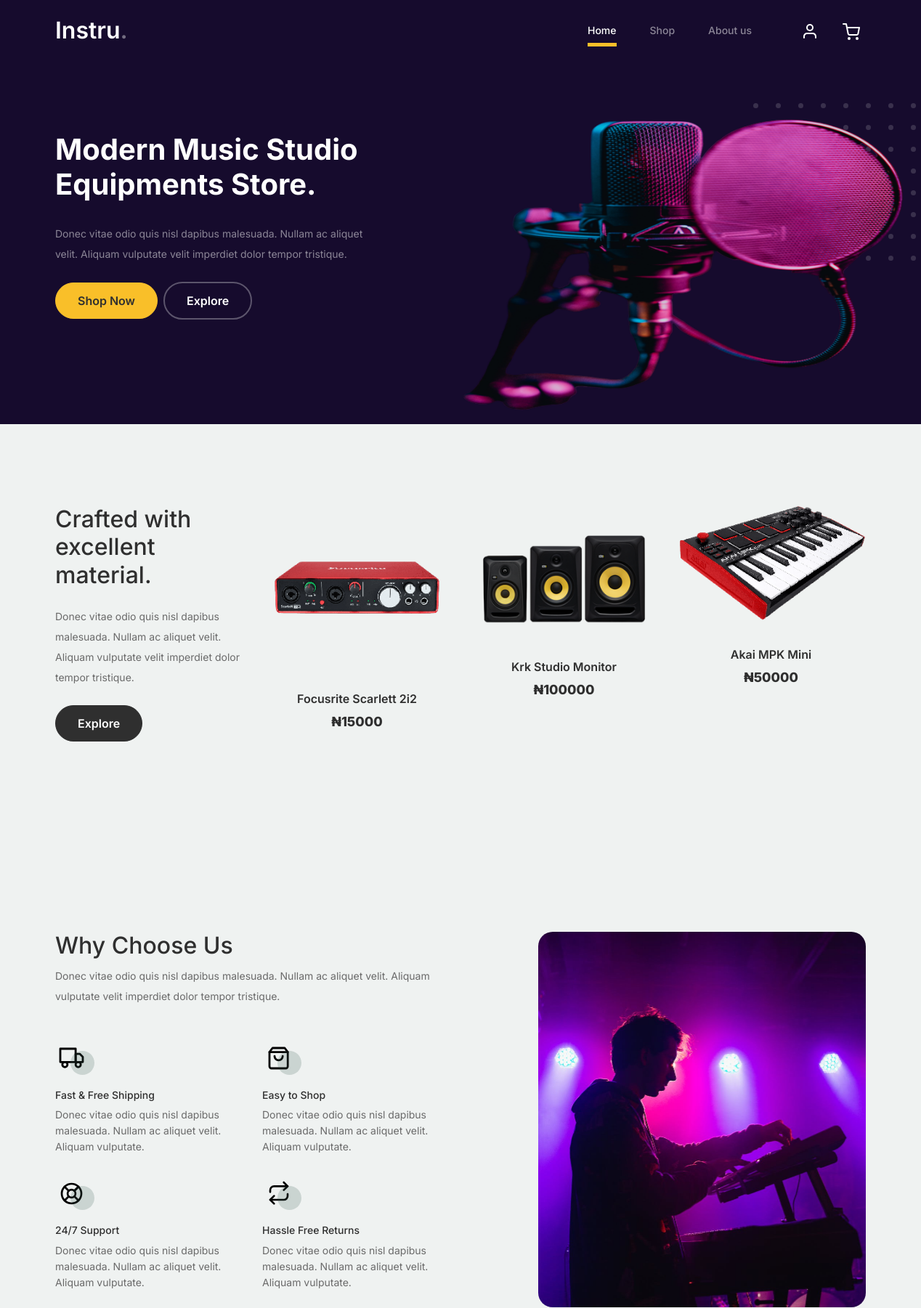
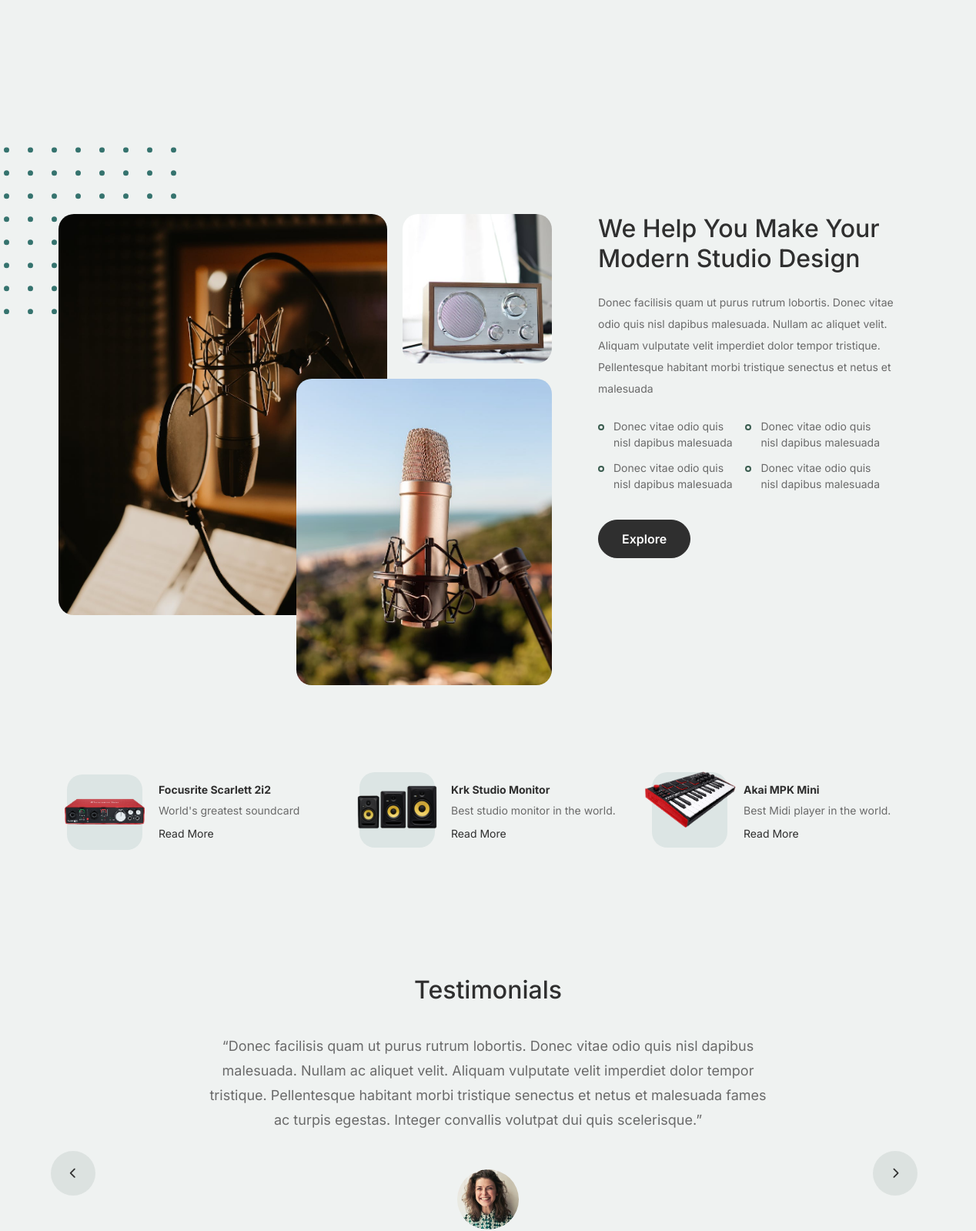
The page / (upper part) on the database its author committed (2 pictures, top to bottom).
### product/models.py (models this page shows, shortened)
class Product(models.Model):
    name = models.CharField(max_length=250)
    slug = models.SlugField()
    description = models.TextField(blank=True, null=True)
    price = models.IntegerField()
    created_at = models.DateTimeField(auto_now_add=True)
    image = models.ImageField(upload_to='uploads/', blank=True, null=True)
    thumbnail = models.ImageField(upload_to='uploads/', blank=True, null=True)
    class Meta:
        ordering = ('-created_at',)
    def get_thumbnail(self):
        if self.thumbnail:
            return self.thumbnail.url

### core/views.py (the view)
# urls.py: path('', views.index, name='index'),
def index(request):
    products = Product.objects.all()[0:10]
    return render(request, 'core/index.html', {'products': products})

### cart/cart.py (called while the page is built)
    def __len__(self):
        return sum(item['quantity'] for item in self.cart.values())

### cart/context_processors.py (called while the page is built)
def cart(request):
    return {'cart': Cart(request)}

### templates/core/index.html (shortened to what this page needs)
{% extends "base.html" %}
{% load static %}
{% block content %}
		<div class="product-section">
			<div class="container">
				<div class="row">
					<div class="col-md-12 col-lg-3 mb-5 mb-lg-0">
						<h2 class="mb-4 section-title">Crafted with excellent material.</h2>
						<p class="mb-4">Donec vitae odio quis nisl dapibus malesuada. Nullam ac aliquet velit. Aliquam vulputate velit imperdiet dolor tempor tristique. </p>
						<p><a href="shop.html" class="btn">Explore</a></p>
					</div>
					{% for product in products %}
						<div class="col-12 col-md-4 col-lg-3 mb-5 mb-md-0">
							<a class="product-item" href="{% url 'add_to_cart' product.id %}">
								<img src="{{ product.get_thumbnail }}" class="img-fluid product-thumbnail">
								<h3 class="product-title">{{ product.name }}</h3>
								<strong class="product-price">&#8358;{{ product.price }}</strong>
							</a>
						</div>
					{% endfor %}
				</div>
			</div>
		</div>
		<div class="why-choose-section">
			<div class="container">
				<div class="row justify-content-between">
					<div class="col-lg-6">
						<h2 class="section-title">Why Choose Us</h2>
						<p>Donec vitae odio quis nisl dapibus malesuada. Nullam ac aliquet velit. Aliquam vulputate velit imperdiet dolor tempor tristique.</p>
						<div class="row my-5">
							<div class="col-6 col-md-6">
								<div class="feature">
									<div class="icon">
										<img src="{% static 'images/truck.svg' %}" alt="Image" class="imf-fluid">
									</div>
									<h3>Fast &amp; Free Shipping</h3>
									<p>Donec vitae odio quis nisl dapibus malesuada. Nullam ac aliquet velit. Aliquam vulputate.</p>
								</div>
							</div>
							<div class="col-6 col-md-6">
								<div class="feature">
									<div class="icon">
										<img src="{% static 'images/bag.svg' %}" alt="Image" class="imf-fluid">
									</div>
									<h3>Easy to Shop</h3>
									<p>Donec vitae odio quis nisl dapibus malesuada. Nullam ac aliquet velit. Aliquam vulputate.</p>
								</div>
							</div>
							<div class="col-6 col-md-6">
								<div class="feature">
									<div class="icon">
										<img src="{% static 'images/support.svg' %}" alt="Image" class="imf-fluid">
									</div>
									<h3>24/7 Support</h3>
									<p>Donec vitae odio quis nisl dapibus malesuada. Nullam ac aliquet velit. Aliquam vulputate.</p>
								</div>
							</div>
							<div class="col-6 col-md-6">
								<div class="feature">
									<div class="icon">
										<img src="{% static 'images/return.svg' %}" alt="Image" class="imf-fluid">
									</div>
									<h3>Hassle Free Returns</h3>
									<p>Donec vitae odio quis nisl dapibus malesuada. Nullam ac aliquet velit. Aliquam vulputate.</p>
								</div>
							</div>
						</div>
					</div>
					<div class="col-lg-5">
						<div class="img-wrap">
							<img src="{% static 'images/why.jpg' %}" alt="Image" class="img-fluid">
						</div>
					</div>
				</div>
			</div>
		</div>
		<div class="we-help-section">
			<div class="container">
				<div class="row justify-content-between">
					<div class="col-lg-7 mb-5 mb-lg-0">
						<div class="imgs-grid">
							<div class="grid grid-1"><img src="{% static 'images/grid1.jpg' %}" alt="joshyvibecodes"></div>
							<div class="grid grid-2"><img src="{% static 'images/grid2.jpg' %}" alt="joshyvibecodes"></div>
							<div class="grid grid-3"><img src="{% static 'images/grid3.jpg' %}" alt="joshyvibecodes"></div>
						</div>
					</div>
					<div class="col-lg-5 ps-lg-5">
						<h2 class="section-title mb-4">We Help You Make Your Modern Studio Design</h2>
						<p>Donec facilisis quam ut purus rutrum lobortis. Donec vitae odio quis nisl dapibus malesuada. Nullam ac aliquet velit. Aliquam vulputate velit imperdiet dolor tempor tristique. Pellentesque habitant morbi tristique senectus et netus et malesuada</p>
						<ul class="list-unstyled custom-list my-4">
							<li>Donec vitae odio quis nisl dapibus malesuada</li>
							<li>Donec vitae odio quis nisl dapibus malesuada</li>
							<li>Donec vitae odio quis nisl dapibus malesuada</li>
							<li>Donec vitae odio quis nisl dapibus malesuada</li>
						</ul>
						<p><a herf="#" class="btn">Explore</a></p>
					</div>
				</div>
			</div>
		</div>
		<div class="popular-product">
			<div class="container">
				<div class="row">
					{% for product in products %}
						<div class="col-12 col-md-6 col-lg-4 mb-4 mb-lg-0">
							<div class="product-item-sm d-flex">
								<div class="thumbnail">
									<img src="{{ product.get_thumbnail }}" alt="Image" class="img-fluid">
								</div>
								<div class="pt-3">
									<h3>{{ product.name }}</h3>
									<p>{{ product.description }}</p>
									<p><a href="{% url 'product' product.slug %}">Read More</a></p>
								</div>
							</div>
						</div>
					{% endfor %}
				</div>
			</div>
		</div>
		<div class="testimonial-section">
			<div class="container">
				<div class="row">
					<div class="col-lg-7 mx-auto text-center">
						<h2 class="section-title">Testimonials</h2>
					</div>
				</div>
				<div class="row justify-content-center">
					<div class="col-lg-12">
						<div class="testimonial-slider-wrap text-center">
							<div id="testimonial-nav">
								<span class="prev" data-controls="prev"><span class="fa fa-chevron-left"></span></span>
								<span class="next" data-controls="next"><span class="fa fa-chevron-right"></span></span>
							</div>
							<div class="testimonial-slider">
								<div class="item">
									<div class="row justify-content-center">
										<div class="col-lg-8 mx-auto">
											<div class="testimonial-block text-center">
												<blockquote class="mb-5">
													<p>&ldquo;Donec facilisis quam ut purus rutrum lobortis. Donec vitae odio quis nisl dapibus malesuada. Nullam ac aliquet velit. Aliquam vulputate velit imperdiet dolor tempor tristique. Pellentesque habitant morbi tristique senectus et netus et malesuada fames ac turpis egestas. Integer convallis volutpat dui quis scelerisque.&rdquo;</p>
												</blockquote>
												<div class="author-info">
													<div class="author-pic">
														<img src="{% static 'images/profile_p.jpg' %}" alt="Maria Jones" class="img-fluid">
													</div>
												</div>
											</div>
										</div>
									</div>
								</div>
								<div class="item">
									<div class="row justify-content-center">
									</div>
								</div>
								<div class="item">
									<div class="row justify-content-center">
									</div>
								</div>
							</div>
						</div>
					</div>
				</div>
			</div>
		</div>
{% endblock %}

### e_commerce/static/css/tiny-slider.css (style rules this page uses)
.tns-slider { -webkit-transition:all 0s;-moz-transition:all 0s;transition:all 0s }
.tns-slider>.tns-item { -webkit-box-sizing:border-box;-moz-box-sizing:border-box;box-sizing:border-box }
.tns-horizontal.tns-subpixel { white-space:nowrap }
.tns-horizontal.tns-subpixel>.tns-item { display:inline-block;vertical-align:top;white-space:normal }

### rows shown on the page
Product: get_thumbnail (picture), name "Focusrite Scarlett 2i2", price "15000", description "World's greatest soundcard"
Product: get_thumbnail (picture), name "Krk Studio Monitor", price "100000", description "Best studio monitor in the world."
Product: get_thumbnail (picture), name "Akai MPK Mini", price "50000", description "Best Midi player in the world."
